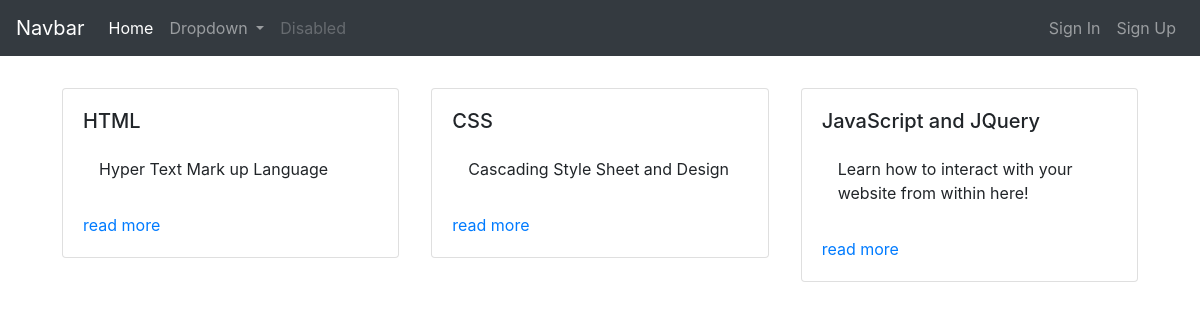
Screenshot of /front-end/ with the database file from the repository.
### tutorial/models.py (models this page shows, shortened)
class TutorialSeries(models.Model):
    series_title = models.CharField(max_length=200)
    series_maincategory = models.ForeignKey(
        TutorialCategory, default=1, on_delete=models.SET_DEFAULT)
    series_summary = models.CharField(max_length=200)
    series_slug = models.SlugField(default=1, blank=True)
    class Meta:
        verbose_name_plural = 'Series'

### tutorial/views.py (the view)
# urls.py: path('<cat_slug>/', views.series_view, name='single_slug'),
def series_view(request, cat_slug):
    matching_series = TutorialSeries.objects.filter(
        series_maincategory__category_slug=cat_slug)   # DONE
    return render(request, 'tutorial/sub-category.html', context={
        "matching_series": matching_series,
    })

### tutorial/templates/tutorial/sub-category.html (shortened to what this page needs)
{% extends 'tutorial/base.html' %}
{% block content %}
<div class="collection">
    <div class="d-flex flex-wrap">
        {% for sub_cat in matching_series %}
        <div class="col s12 m6 l4 p-3">
            <div class="card hoverable">
                <div class="card-body">
                    <h5>{{sub_cat.series_title}}</h5>
                    <p class="p-3">{{sub_cat.series_summary}}</p>
                    <a class='card-link'
                        href="{% url 'tutorial:sub_sub_cat' sub_cat.series_maincategory.category_slug sub_cat.series_slug %}">
                        read more</a>
                </div>
            </div>
        </div>
        {% endfor %}
    </div>
    {% endblock content %}

### rows the page displays
TutorialSeries: series_title "HTML", series_summary "Hyper Text Mark up Language"
TutorialSeries: series_title "CSS", series_summary "Cascading Style Sheet and Design"
TutorialSeries: series_title "JavaScript and JQuery", series_summary "Learn how to interact with your website from within here!"
